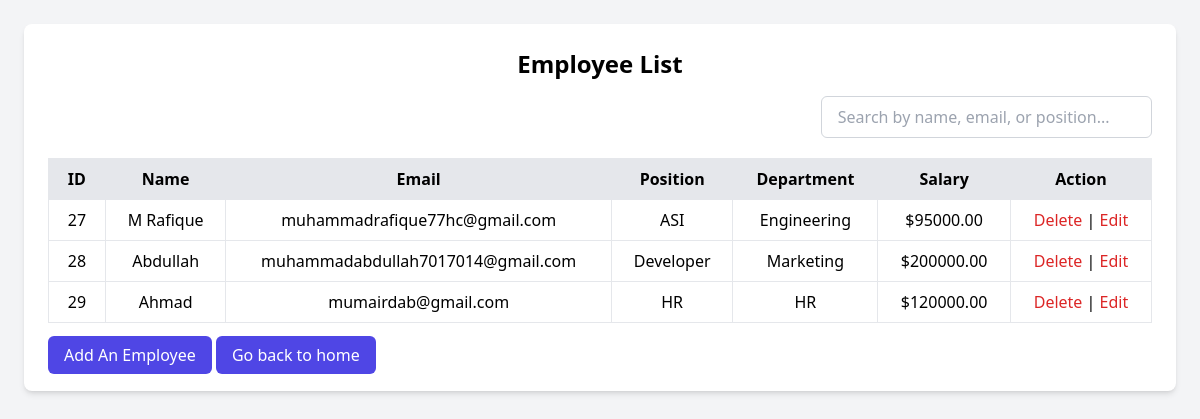
Screenshot of /display_emp/ with the database file from the repository.
### emp_mngt/models.py (models this page shows, shortened)
class Employee(models.Model):
    name = models.CharField(max_length=100)
    email = models.EmailField()
    position = models.CharField(max_length=100)
    department = models.CharField(max_length=100)
    salary = models.DecimalField(max_digits=10, decimal_places=2)

### emp_mngt_sys/views.py (the view)
# urls.py: path('display_emp/', views.display_emp, name='display_emp'),
def display_emp(req):
    Employees = Employee.objects.all()
    return render(req, 'display_employees.html', {'employees': Employees})

### templates/display_employees.html (shortened to what this page needs)
<!DOCTYPE html>
<html lang="en">
<head>
    <script src="https://cdn.tailwindcss.com"></script>
</head>
<body class="bg-gray-100 p-6">
    <div class="max-w-6xl mx-auto bg-white p-6 rounded-lg shadow-md">
        <h1 class="text-2xl font-bold mb-4 text-center">Employee List</h1>
        <div class="mb-4 flex justify-end">
            <input
                type="text"
                id="searchInput"
                placeholder="Search by name, email, or position..."
                class="w-[30%] px-4 py-2 border border-gray-300 rounded-md focus:outline-none focus:ring-2 focus:ring-indigo-500"
                autocomplete='off'
            />
        </div>
        <table class="w-full border border-gray-500 my-5">
            <thead>
                <tr class="bg-gray-200">
                    <th class="border px-4 py-2">ID</th>
                    <th class="border px-4 py-2">Name</th>
                    <th class="border px-4 py-2">Email</th>
                    <th class="border px-4 py-2">Position</th>
                    <th class="border px-4 py-2">Department</th>
                    <th class="border px-4 py-2">Salary</th>
                    <th class="border px-4 py-2">Action</th>
                </tr>
            </thead>
            <tbody id="employeeTableBody">
                {% for emp in employees %}
                <tr class="text-center">
                    <td class="border px-4 py-2">{{ emp.id }}</td>
                    <td class="border px-4 py-2">{{ emp.name }}</td>
                    <td class="border px-4 py-2">{{ emp.email }}</td>
                    <td class="border px-4 py-2">{{ emp.position }}</td>
                    <td class="border px-4 py-2">{{ emp.department }}</td>
                    <td class="border px-4 py-2">${{ emp.salary }}</td>
                    <td class="border px-4 py-2">
                        <a href="{% url 'delete_emp' %}?id={{ emp.id }}" class="text-red-600 hover:text-red-800">Delete</a> |
                        <a href="{% url 'update_emp' %}?id={{ emp.id }}" class="text-red-600 hover:text-red-800">Edit</a>
                    </td>
                </tr>
                {% empty %}
                <tr>
                    <td colspan="7" class="text-center py-4 text-gray-500">No employees found.</td>
                </tr>
                {% endfor %}
            </tbody>
        </table>
        <a href="/add_emp" class="my-2 bg-indigo-600 text-white px-4 py-2 rounded-md hover:bg-indigo-700 focus:outline-none focus:ring-2 focus:ring-indigo-500 focus:ring-offset-2">Add An Employee</a>
        <a href="/" class="my-2 bg-indigo-600 text-white px-4 py-2 rounded-md hover:bg-indigo-700 focus:outline-none focus:ring-2 focus:ring-indigo-500 focus:ring-offset-2">Go back to home</a>
    </div>
</body>
</html>

### rows the page displays
Employee: id "27", name "M Rafique", email "muhammadrafique77hc@gmail.com", position "ASI", department "Engineering", salary "95000.00"
Employee: id "28", name "Abdullah", email "muhammadabdullah7017014@gmail.com", position "Developer", department "Marketing", salary "200000.00"
Employee: id "29", name "Ahmad", email "mumairdab@gmail.com", position "HR", department "HR", salary "120000.00"
